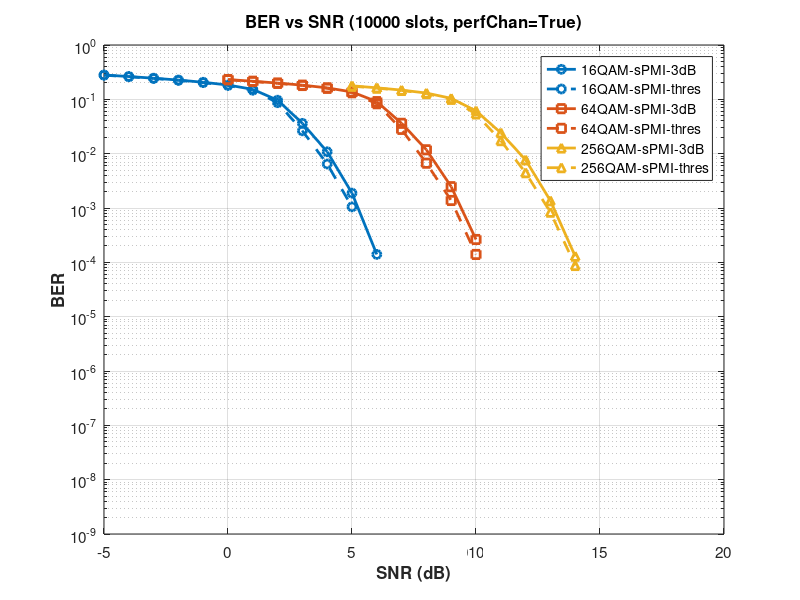

Source code (MATLAB):
% Extract data from simulation results for s-PMI-3dB and s-PMI-thres precoding

% ========== s-PMI-3dB Precoding ==========

% 16QAM-sPMI-3dB
SNRdB_16QAM_sPMI3dB = [-5; -4; -3; -2; -1; 0; 1; 2; 3; 4; 5; 6; 7; 8; 9; 10];
BER_16QAM_sPMI3dB = [2.8061e-01; 2.6290e-01; 2.4487e-01; 2.2645e-01; 2.0609e-01; ...
    1.8345e-01; 1.5261e-01; 9.6417e-02; 3.6177e-02; 1.0837e-02; 1.8791e-03; ...
    1.4000e-04; 4.1750e-06; 0.0000e+00; 0.0000e+00; 0.0000e+00];
SlotErrors_16QAM_sPMI3dB = [10000; 10000; 10000; 10000; 10000; 10000; 10000; 9899; 6977; 2655; 813; 133; 11; 0; 0; 0];

% 64QAM-sPMI-3dB
SNRdB_64QAM_sPMI3dB = [0; 1; 2; 3; 4; 5; 6; 7; 8; 9; 10; 11; 12; 13; 14; 15];
BER_64QAM_sPMI3dB = [2.3156e-01; 2.1521e-01; 1.9932e-01; 1.8239e-01; 1.6260e-01; ...
    1.3671e-01; 9.0729e-02; 3.6188e-02; 1.1790e-02; 2.4683e-03; 2.6336e-04; ...
    1.3811e-05; 0.0000e+00; 0.0000e+00; 0.0000e+00; 0.0000e+00];
SlotErrors_64QAM_sPMI3dB = [10000; 10000; 10000; 10000; 10000; 10000; 9947; 7899; 3152; 1102; 258; 19; 0; 0; 0; 0];

% 256QAM-sPMI-3dB
SNRdB_256QAM_sPMI3dB = [5; 6; 7; 8; 9; 10; 11; 12; 13; 14; 15; 16; 17; 18; 19; 20];
BER_256QAM_sPMI3dB = [1.7730e-01; 1.6293e-01; 1.4794e-01; 1.3051e-01; 1.0432e-01; ...
    6.1353e-02; 2.4214e-02; 7.6812e-03; 1.3603e-03; 1.2948e-04; 5.1217e-06; ...
    2.8442e-07; 0.0000e+00; 0.0000e+00; 0.0000e+00; 0.0000e+00];
SlotErrors_256QAM_sPMI3dB = [10000; 10000; 10000; 10000; 10000; 9914; 7303; 2978; 978; 239; 24; 1; 0; 0; 0; 0];

% ========== s-PMI-thres Precoding ==========

% 16QAM-sPMI-thres
SNRdB_16QAM_sPMIthres = [-5; -4; -3; -2; -1; 0; 1; 2; 3; 4; 5; 6; 7; 8; 9; 10];
BER_16QAM_sPMIthres = [2.7826e-01; 2.6043e-01; 2.4242e-01; 2.2364e-01; 2.0299e-01; ...
    1.7988e-01; 1.4691e-01; 8.6643e-02; 2.6318e-02; 6.4500e-03; 1.0496e-03; ...
    7.8980e-05; 1.5163e-06; 0.0000e+00; 0.0000e+00; 0.0000e+00];
SlotErrors_16QAM_sPMIthres = [10000; 10000; 10000; 10000; 10000; 10000; 10000; 9894; 6505; 1917; 470; 74; 8; 0; 0; 0];

% 64QAM-sPMI-thres
SNRdB_64QAM_sPMIthres = [0; 1; 2; 3; 4; 5; 6; 7; 8; 9; 10; 11; 12; 13; 14; 15];
BER_64QAM_sPMIthres = [2.2893e-01; 2.1284e-01; 1.9656e-01; 1.7963e-01; 1.5955e-01; ...
    1.3217e-01; 8.2988e-02; 2.7984e-02; 6.6792e-03; 1.3759e-03; 1.3963e-04; ...
    9.9425e-06; 0.0000e+00; 0.0000e+00; 0.0000e+00; 0.0000e+00];
SlotErrors_64QAM_sPMIthres = [10000; 10000; 10000; 10000; 10000; 10000; 9942; 7563; 2412; 705; 128; 7; 0; 0; 0; 0];

% 256QAM-sPMI-thres
SNRdB_256QAM_sPMIthres = [5; 6; 7; 8; 9; 10; 11; 12; 13; 14; 15; 16; 17; 18; 19; 20];
BER_256QAM_sPMIthres = [1.7454e-01; 1.6072e-01; 1.4566e-01; 1.2741e-01; 9.9939e-02; ...
    5.3830e-02; 1.7350e-02; 4.4604e-03; 8.3633e-04; 8.7396e-05; 6.4711e-06; ...
    0.0000e+00; 0.0000e+00; 0.0000e+00; 0.0000e+00; 0.0000e+00];
SlotErrors_256QAM_sPMIthres = [10000; 10000; 10000; 10000; 10000; 9897; 6876; 2171; 633; 112; 12; 0; 0; 0; 0; 0];

% Apply threshold: set BER to zero if slot errors < 100
threshold = 100;

BER_16QAM_sPMI3dB(SlotErrors_16QAM_sPMI3dB < threshold) = 0;
BER_64QAM_sPMI3dB(SlotErrors_64QAM_sPMI3dB < threshold) = 0;
BER_256QAM_sPMI3dB(SlotErrors_256QAM_sPMI3dB < threshold) = 0;

BER_16QAM_sPMIthres(SlotErrors_16QAM_sPMIthres < threshold) = 0;
BER_64QAM_sPMIthres(SlotErrors_64QAM_sPMIthres < threshold) = 0;
BER_256QAM_sPMIthres(SlotErrors_256QAM_sPMIthres < threshold) = 0;

% Store in cell arrays
SNRdB_all = {SNRdB_16QAM_sPMI3dB, SNRdB_16QAM_sPMIthres, ...
             SNRdB_64QAM_sPMI3dB, SNRdB_64QAM_sPMIthres, ...
             SNRdB_256QAM_sPMI3dB, SNRdB_256QAM_sPMIthres};
avgBER_all = {BER_16QAM_sPMI3dB, BER_16QAM_sPMIthres, ...
              BER_64QAM_sPMI3dB, BER_64QAM_sPMIthres, ...
              BER_256QAM_sPMI3dB, BER_256QAM_sPMIthres};
SlotErrors_all = {SlotErrors_16QAM_sPMI3dB, SlotErrors_16QAM_sPMIthres, ...
                  SlotErrors_64QAM_sPMI3dB, SlotErrors_64QAM_sPMIthres, ...
                  SlotErrors_256QAM_sPMI3dB, SlotErrors_256QAM_sPMIthres};

% Configuration
ModOrderList = [16, 64, 256];
precodingList = {'s-PMI-3dB', 's-PMI-thres'};
combinationLabels = {'16QAM-sPMI-3dB', '16QAM-sPMI-thres', ...
                     '64QAM-sPMI-3dB', '64QAM-sPMI-thres', ...
                     '256QAM-sPMI-3dB', '256QAM-sPMI-thres'};
numIter = 10000;

% Plotting - Both s-PMI-3dB and s-PMI-thres on one figure
figure;
numCombinations = length(ModOrderList) * length(precodingList);
modColors = lines(length(ModOrderList));
lineStyles = {'-', '--'};
markers = {'o', 's', '^'};

for combIdx = 1:numCombinations
    modIdx = ceil(combIdx / length(precodingList));
    precodingIdx = mod(combIdx - 1, length(precodingList)) + 1;
    
    semilogy(SNRdB_all{combIdx}, avgBER_all{combIdx}, ... 
        'LineWidth', 2, ...
        'LineStyle', lineStyles{precodingIdx}, ...
        'Marker', markers{modIdx}, ...
        'MarkerSize', 6, ...
        'Color', modColors(modIdx, :), ...
        'DisplayName', combinationLabels{combIdx});
    hold on;
end

grid on;
hold off;
xlabel('SNR (dB)', 'FontSize', 12, 'FontWeight', 'bold');
ylabel('BER', 'FontSize', 12, 'FontWeight', 'bold');
title(sprintf('BER vs SNR (%d slots, perfChan=True)', numIter), ...
    'FontSize', 14, 'FontWeight', 'bold');
legend('Location', 'best', 'FontSize', 10);
set(gca, 'FontSize', 11);
ylim([1e-9 1e0]);
xlim([-5 20]);
